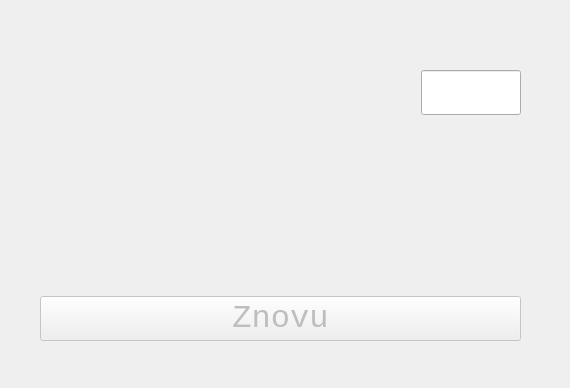
<?xml version="1.0" encoding="UTF-8"?>
<ui version="4.0">
 <class>Form</class>
 <widget class="QWidget" name="Form">
  <property name="geometry">
   <rect>
    <x>0</x>
    <y>0</y>
    <width>570</width>
    <height>388</height>
   </rect>
  </property>
  <property name="sizePolicy">
   <sizepolicy hsizetype="Expanding" vsizetype="Expanding">
    <horstretch>0</horstretch>
    <verstretch>0</verstretch>
   </sizepolicy>
  </property>
  <property name="windowTitle">
   <string>Form</string>
  </property>
  <widget class="QWidget" name="gridLayoutWidget">
   <property name="geometry">
    <rect>
     <x>40</x>
     <y>70</y>
     <width>481</width>
     <height>271</height>
    </rect>
   </property>
   <property name="font">
    <font>
     <family>Monospace</family>
     <weight>50</weight>
     <italic>false</italic>
     <bold>false</bold>
    </font>
   </property>
   <property name="layoutDirection">
    <enum>Qt::LeftToRight</enum>
   </property>
   <layout class="QGridLayout" name="gridLayout">
    <item row="0" column="0">
     <widget class="QLabel" name="label_equation">
      <property name="font">
       <font>
        <family>Monospace</family>
        <pointsize>24</pointsize>
        <weight>50</weight>
        <italic>false</italic>
        <bold>false</bold>
       </font>
      </property>
      <property name="layoutDirection">
       <enum>Qt::LeftToRight</enum>
      </property>
      <property name="text">
       <string/>
      </property>
     </widget>
    </item>
    <item row="1" column="0" colspan="2">
     <widget class="QLabel" name="label_score">
      <property name="font">
       <font>
        <family>Monospace</family>
        <pointsize>24</pointsize>
        <weight>50</weight>
        <italic>false</italic>
        <bold>false</bold>
       </font>
      </property>
      <property name="layoutDirection">
       <enum>Qt::LeftToRight</enum>
      </property>
      <property name="text">
       <string/>
      </property>
      <property name="wordWrap">
       <bool>false</bool>
      </property>
     </widget>
    </item>
    <item row="0" column="1">
     <widget class="QLineEdit" name="lineEdit_result">
      <property name="maximumSize">
       <size>
        <width>100</width>
        <height>16777215</height>
       </size>
      </property>
      <property name="font">
       <font>
        <family>Monospace</family>
        <pointsize>24</pointsize>
        <weight>50</weight>
        <italic>false</italic>
        <bold>false</bold>
       </font>
      </property>
      <property name="layoutDirection">
       <enum>Qt::LeftToRight</enum>
      </property>
     </widget>
    </item>
    <item row="2" column="0" colspan="2">
     <widget class="QPushButton" name="pushButton_again">
      <property name="enabled">
       <bool>false</bool>
      </property>
      <property name="font">
       <font>
        <family>Monospace</family>
        <pointsize>24</pointsize>
        <weight>50</weight>
        <italic>false</italic>
        <bold>false</bold>
       </font>
      </property>
      <property name="layoutDirection">
       <enum>Qt::LeftToRight</enum>
      </property>
      <property name="text">
       <string>Znovu</string>
      </property>
     </widget>
    </item>
   </layout>
  </widget>
 </widget>
 <resources/>
 <connections/>
</ui>
